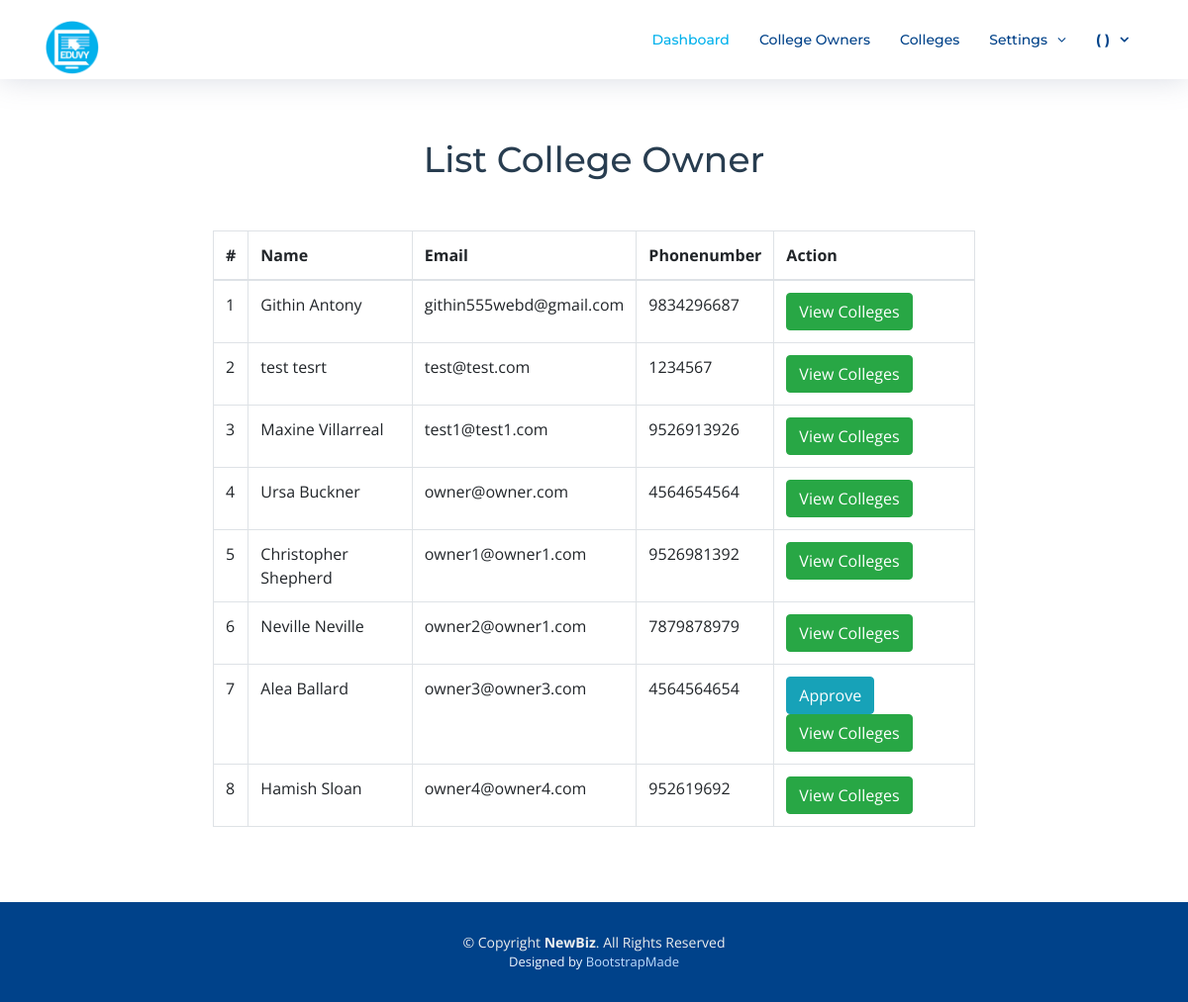
Screenshot of /admin2020/list-all-college-owners with the database file from the repository.
### college_owners/models.py (models this page shows, shortened)
class collegeOwner(models.Model):
    unique_id=models.AutoField(primary_key=True, null=False)
    firstname = models.CharField(max_length=100, default='null', null=False)
    lastname = models.CharField(max_length=100, default='null', null=False)
    email = models.CharField(max_length=255, default='null', null=False)
    password = models.CharField(max_length=500, default='null', null=False)
    phone = models.CharField(max_length=15, default='null', null=False)
    address = models.TextField(default='null', null=False)
    profile_photo = models.FileField(upload_to='documents/')
    status_choices = [
        ('pending', 'Pending'),
        ('active', 'Active'),
    ]
    status = models.CharField(max_length=15, choices=status_choices, default="active")

### super_admin/views.py (the view)
# urls.py: path('list-all-college-owners', views.list_all_college_owners, name="list_college_owners"),
def list_all_college_owners(request):
    college_owner_ = collegeOwner.objects.all()
    context = {'college_owner': college_owner_}
    return render(request, 'super_admin/list_college_owner.html', context)

### super_admin/templates/super_admin/list_college_owner.html (shortened to what this page needs)
{% extends "super_admin/acc_layout.html" %}
{% load static %}
{% block content %}
  <main id="main" style="margin-top: 80px;">
    <section id="contact" style="box-shadow: none !important">
      <div class="container-fluid" data-aos="fade-up">
        <div class="section-header">
          <h3>List College Owner</h3>
        </div>
        <div class="row">
          <div class="col-lg-8 offset-lg-2">
  {% if college_owner|length > 0 %}
<table class="table table-bordered">
    <thead>
      <tr>
        <th>#</th>
        <th>Name</th>
        <th>Email</th>
        <th>Phonenumber</th>
         <th>Action</th>
      </tr>
    </thead>
    <tbody>
  {% for i in college_owner %}
      <tr>
        <td>{{ forloop.counter }}</td>
        <td>{{ i.firstname }} {{ i.lastname }}</td>
        <td>{{ i.email }}</td>
        <td>{{ i.phone }}</td>
        <td>
{% if i.status != 'active' %}
            <a href="/admin2020/approve-college-owners/{{ i.unique_id }}" role="button" type="button" class="btn btn-info">Approve</a>
{% endif %}
            <a href="/admin2020/view-colleges-by-owner/{{ i.unique_id }}" role="button" type="button" class="btn btn-success">View Colleges</a>
        </td>
      </tr>
  {% endfor %}
    </tbody>
  </table>
{% else %}
<b>No college owners added</b>
{% endif %}
          </div>
        </div>
      </div>
    </section>
  </main>
{% endblock %}

### super_admin/templates/super_admin/acc_layout.html (shortened to what this page needs)
{% load static %}
<!DOCTYPE html>
<html lang="en">
<head>
  <link href="{% static 'frontend/vendor/bootstrap/css/bootstrap.min.css' %}" rel="stylesheet">
  <link href="{% static 'frontend/vendor/font-awesome/css/font-awesome.min.css' %}" rel="stylesheet">
  <link href="{% static 'frontend/vendor/ionicons/css/ionicons.min.css' %}" rel="stylesheet">
  <link href="{% static 'frontend/vendor/owl.carousel/assets/owl.carousel.min.css' %}" rel="stylesheet">
  <link href="{% static 'frontend/vendor/venobox/venobox.css' %}" rel="stylesheet">
  <link href="{% static 'frontend/vendor/aos/aos.css' %}" rel="stylesheet">
  <link href="{% static 'frontend/css/style.css' %}" rel="stylesheet">
</head>
<body>
  <header id="header" class="fixed-top">
    <div class="container">
      <div class="logo float-left">
        <a href="index.html"><img src="{% static 'frontend/img/logo.png' %}" alt="" class="img-fluid"></a>
      </div>
      <nav class="main-nav float-right d-none d-lg-block">
        <ul>
          <li class="active"><a href="/admin2020/dashboard">Dashboard</a></li>
          <li><a href="/admin2020/list-all-college-owners">College Owners</a></li>
          <li><a href="/admin2020/list-all-colleges">Colleges</a></li>
          <li class="drop-down"><a href="javascript:;">Settings</a>
          </li>
          <li class="drop-down"><a href="javascript:;" style="font-weight: bolder; text-transform: uppercase;">{{ request.session.firstname }} {{ request.session.lastname }} ( {{ request.session.usertype }} )</a>
          </li>
        </ul>
      </nav>
    </div>
  </header>
  {% block content %}
  {% endblock %}
  <footer id="footer">
    <div class="container">
      <div class="copyright">
        &copy; Copyright <strong>NewBiz</strong>. All Rights Reserved
      </div>
      <div class="credits">
        Designed by <a href="https://bootstrapmade.com/">BootstrapMade</a>
      </div>
    </div>
  </footer>
</body>
</html>

### common_pages/static/frontend/css/style.css (style rules this page uses)
body { background: #fff; color: #444; font-family: "Open Sans", sans-serif; }
a { color: #01B1EC; transition: 0.5s; }
h1, h2, h3, h4, h5, h6 { font-family: "Montserrat", sans-serif; font-weight: 400; margin: 0 0 20px 0; padding: 0; }
#header { height: 80px; transition: all 0.5s; z-index: 997; transition: all 0.5s; padding: 20px 0; background: #fff; box-shadow: 0px 0px 30px rgba(127, 137, 161, 0.3); }
#header .logo img { padding: 0; margin: 0px 0; max-height: 56px; }
.main-nav, .main-nav * { margin: 0; padding: 0; list-style: none; }
.main-nav > ul > li { position: relative; white-space: nowrap; float: left; }
.main-nav a { display: block; position: relative; color: #004289; padding: 10px 15px; transition: 0.3s; font-size: 14px; font-family: "Montserrat", sans-serif; font-weight: 500; }
.main-nav a:hover, .main-nav .active > a, .main-nav li:hover > a { color: #01B1EC; text-decoration: none; }
.main-nav .drop-down > a:after { content: "\f107"; font-family: FontAwesome; padding-left: 10px; }
.mobile-nav { position: fixed; top: 0; bottom: 0; z-index: 9999; overflow-y: auto; left: -260px; width: 260px; padding-top: 18px; background: rgba(19, 39, 57, 0.8); transition: 0.4s; }
.mobile-nav * { margin: 0; padding: 0; list-style: none; }
.mobile-nav a { display: block; position: relative; color: #fff; padding: 10px 20px; font-weight: 500; }
.mobile-nav a:hover, .mobile-nav .active > a, .mobile-nav li:hover > a { color: #74b5fc; text-decoration: none; }
.mobile-nav .drop-down > a:after { content: "\f078"; font-family: FontAwesome; padding-left: 10px; position: absolute; right: 15px; }
.mobile-nav .drop-down > a { padding-right: 35px; }
section { overflow: hidden; }
.section-header h3 { font-size: 36px; color: #283d50; text-align: center; font-weight: 500; position: relative; }
#contact { box-shadow: 0px 0px 12px 0px rgba(0, 0, 0, 0.1); padding: 60px 0; overflow: hidden; }
#contact .section-header { padding-bottom: 30px; }
#footer { background: #00428a; padding: 0 0 30px 0; color: #eee; font-size: 14px; }
#footer .copyright { text-align: center; padding-top: 30px; }
#footer .credits { text-align: center; font-size: 13px; color: #f1f7ff; }
#footer .credits a { color: #bfddfe; }

### rows the page displays
collegeOwner: firstname "Githin", lastname "Antony", email "githin555webd@gmail.com", phone "9834296687"
collegeOwner: firstname "test", lastname "tesrt", email "test@test.com", phone "1234567"
collegeOwner: firstname "Maxine", lastname "Villarreal", email "test1@test1.com", phone "9526913926"
collegeOwner: firstname "Ursa", lastname "Buckner", email "owner@owner.com", phone "4564654564"
collegeOwner: firstname "Christopher", lastname "Shepherd", email "owner1@owner1.com", phone "9526981392"
collegeOwner: firstname "Neville", lastname "Neville", email "owner2@owner1.com", phone "7879878979"
collegeOwner: firstname "Alea", lastname "Ballard", email "owner3@owner3.com", phone "4564564654"
collegeOwner: firstname "Hamish", lastname "Sloan", email "owner4@owner4.com", phone "952619692"
